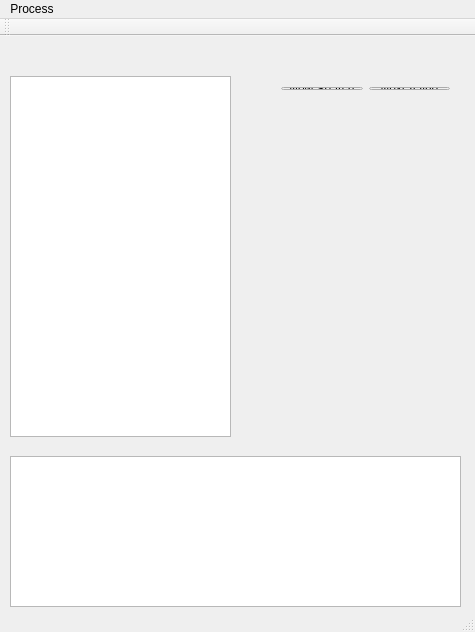
<?xml version="1.0" encoding="UTF-8"?>
<ui version="4.0">
 <class>MainWindow</class>
 <widget class="QMainWindow" name="MainWindow">
  <property name="windowModality">
   <enum>Qt::NonModal</enum>
  </property>
  <property name="geometry">
   <rect>
    <x>0</x>
    <y>0</y>
    <width>475</width>
    <height>632</height>
   </rect>
  </property>
  <property name="minimumSize">
   <size>
    <width>475</width>
    <height>632</height>
   </size>
  </property>
  <property name="maximumSize">
   <size>
    <width>475</width>
    <height>632</height>
   </size>
  </property>
  <property name="windowTitle">
   <string>MainWindow</string>
  </property>
  <widget class="QWidget" name="centralWidget">
   <widget class="QTableWidget" name="selectedAdresses_TableWidget">
    <property name="geometry">
     <rect>
      <x>10</x>
      <y>420</y>
      <width>451</width>
      <height>151</height>
     </rect>
    </property>
    <property name="styleSheet">
     <string notr="true">font: 8pt &quot;Arial&quot;;</string>
    </property>
   </widget>
   <widget class="QTableWidget" name="adressesValues_TableWidget">
    <property name="geometry">
     <rect>
      <x>10</x>
      <y>40</y>
      <width>221</width>
      <height>361</height>
     </rect>
    </property>
    <property name="font">
     <font>
      <family>Arial</family>
      <pointsize>8</pointsize>
      <weight>50</weight>
      <italic>false</italic>
      <bold>false</bold>
     </font>
    </property>
    <property name="styleSheet">
     <string notr="true">font: 8pt &quot;Arial&quot;;</string>
    </property>
   </widget>
   <widget class="QWidget" name="layoutWidget">
    <property name="geometry">
     <rect>
      <x>270</x>
      <y>40</y>
      <width>191</width>
      <height>25</height>
     </rect>
    </property>
    <layout class="QHBoxLayout" name="horizontalLayout">
     <item>
      <widget class="QPushButton" name="newSearch">
       <property name="text">
        <string>New Search</string>
       </property>
      </widget>
     </item>
     <item>
      <widget class="QPushButton" name="nextValue">
       <property name="text">
        <string>Next Value</string>
       </property>
      </widget>
     </item>
    </layout>
   </widget>
   <widget class="QWidget" name="layoutWidget">
    <property name="geometry">
     <rect>
      <x>270</x>
      <y>90</y>
      <width>191</width>
      <height>22</height>
     </rect>
    </property>
    <layout class="QHBoxLayout" name="horizontalLayout_2">
     <item>
      <widget class="QLabel" name="valueLabel">
       <property name="text">
        <string>Value:</string>
       </property>
      </widget>
     </item>
     <item>
      <widget class="QLineEdit" name="valueLineEdit"/>
     </item>
    </layout>
   </widget>
   <widget class="QWidget" name="layoutWidget">
    <property name="geometry">
     <rect>
      <x>270</x>
      <y>130</y>
      <width>191</width>
      <height>22</height>
     </rect>
    </property>
    <layout class="QFormLayout" name="formLayout">
     <item row="0" column="0">
      <widget class="QLabel" name="typeLabel">
       <property name="text">
        <string>Type:</string>
       </property>
      </widget>
     </item>
     <item row="0" column="1">
      <widget class="QComboBox" name="typeComboBox">
       <item>
        <property name="text">
         <string>1 Byte</string>
        </property>
       </item>
       <item>
        <property name="text">
         <string>2 Bytes</string>
        </property>
       </item>
       <item>
        <property name="text">
         <string>4 Bytes</string>
        </property>
       </item>
       <item>
        <property name="text">
         <string>8 Bytes</string>
        </property>
       </item>
       <item>
        <property name="text">
         <string>Float</string>
        </property>
       </item>
       <item>
        <property name="text">
         <string>Double</string>
        </property>
       </item>
      </widget>
     </item>
    </layout>
   </widget>
  </widget>
  <widget class="QMenuBar" name="menuBar">
   <property name="geometry">
    <rect>
     <x>0</x>
     <y>0</y>
     <width>475</width>
     <height>21</height>
    </rect>
   </property>
   <widget class="QMenu" name="menuProcess">
    <property name="title">
     <string>Process</string>
    </property>
    <addaction name="actionOpen_Process"/>
   </widget>
   <addaction name="menuProcess"/>
  </widget>
  <widget class="QToolBar" name="mainToolBar">
   <attribute name="toolBarArea">
    <enum>TopToolBarArea</enum>
   </attribute>
   <attribute name="toolBarBreak">
    <bool>false</bool>
   </attribute>
  </widget>
  <widget class="QStatusBar" name="statusBar"/>
  <action name="actionOpen_Process">
   <property name="text">
    <string>Open Process</string>
   </property>
  </action>
 </widget>
 <layoutdefault spacing="6" margin="11"/>
 <resources/>
 <connections/>
</ui>
